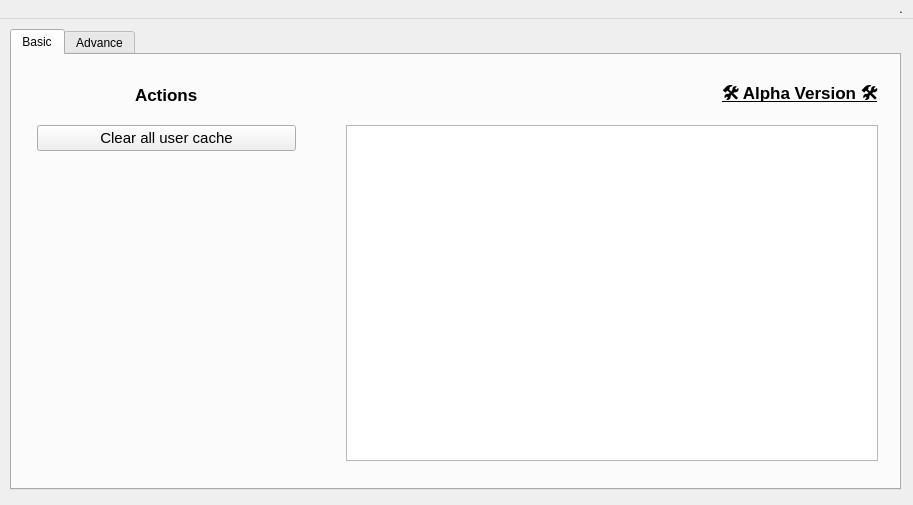
<?xml version="1.0" encoding="UTF-8"?>
<ui version="4.0">
 <class>MainWindow</class>
 <widget class="QMainWindow" name="MainWindow">
  <property name="enabled">
   <bool>true</bool>
  </property>
  <property name="geometry">
   <rect>
    <x>0</x>
    <y>0</y>
    <width>913</width>
    <height>505</height>
   </rect>
  </property>
  <property name="sizePolicy">
   <sizepolicy hsizetype="Fixed" vsizetype="Fixed">
    <horstretch>0</horstretch>
    <verstretch>0</verstretch>
   </sizepolicy>
  </property>
  <property name="minimumSize">
   <size>
    <width>913</width>
    <height>505</height>
   </size>
  </property>
  <property name="maximumSize">
   <size>
    <width>913</width>
    <height>505</height>
   </size>
  </property>
  <property name="windowTitle">
   <string>Qlear</string>
  </property>
  <property name="windowIcon">
   <iconset theme="preferences-other">
    <normaloff>.</normaloff>.</iconset>
  </property>
  <widget class="QWidget" name="centralwidget">
   <property name="styleSheet">
    <string notr="true"/>
   </property>
   <widget class="QTabWidget" name="tabWidget">
    <property name="geometry">
     <rect>
      <x>10</x>
      <y>10</y>
      <width>891</width>
      <height>461</height>
     </rect>
    </property>
    <property name="currentIndex">
     <number>0</number>
    </property>
    <widget class="QWidget" name="basicTab">
     <property name="font">
      <font>
       <stylestrategy>PreferAntialias</stylestrategy>
      </font>
     </property>
     <attribute name="title">
      <string>Basic</string>
     </attribute>
     <widget class="QWidget" name="gridLayoutWidget">
      <property name="geometry">
       <rect>
        <x>10</x>
        <y>10</y>
        <width>871</width>
        <height>411</height>
       </rect>
      </property>
      <layout class="QGridLayout" name="gridLayout" rowstretch="0,0,0,0,0,0,0" columnstretch="0,0,0,0,0">
       <property name="leftMargin">
        <number>15</number>
       </property>
       <property name="topMargin">
        <number>15</number>
       </property>
       <property name="rightMargin">
        <number>15</number>
       </property>
       <property name="bottomMargin">
        <number>15</number>
       </property>
       <property name="spacing">
        <number>15</number>
       </property>
       <item row="1" column="1" alignment="Qt::AlignHCenter|Qt::AlignVCenter">
        <widget class="QLabel" name="actionLbl">
         <property name="sizePolicy">
          <sizepolicy hsizetype="Preferred" vsizetype="Preferred">
           <horstretch>0</horstretch>
           <verstretch>0</verstretch>
          </sizepolicy>
         </property>
         <property name="font">
          <font>
           <family>Ubuntu</family>
           <pointsize>13</pointsize>
           <italic>false</italic>
           <bold>true</bold>
           <underline>false</underline>
           <strikeout>false</strikeout>
           <stylestrategy>PreferAntialias</stylestrategy>
          </font>
         </property>
         <property name="autoFillBackground">
          <bool>false</bool>
         </property>
         <property name="text">
          <string>Actions</string>
         </property>
        </widget>
       </item>
       <item row="1" column="2" rowspan="5">
        <spacer name="horizontalSpacer">
         <property name="orientation">
          <enum>Qt::Horizontal</enum>
         </property>
         <property name="sizeType">
          <enum>QSizePolicy::Fixed</enum>
         </property>
         <property name="sizeHint" stdset="0">
          <size>
           <width>35</width>
           <height>0</height>
          </size>
         </property>
        </spacer>
       </item>
       <item row="6" column="2">
        <spacer name="verticalSpacer">
         <property name="orientation">
          <enum>Qt::Vertical</enum>
         </property>
         <property name="sizeType">
          <enum>QSizePolicy::Fixed</enum>
         </property>
         <property name="sizeHint" stdset="0">
          <size>
           <width>0</width>
           <height>300</height>
          </size>
         </property>
        </spacer>
       </item>
       <item row="2" column="3" rowspan="5" colspan="2">
        <widget class="QTextBrowser" name="logsBox">
         <property name="font">
          <font>
           <family>Ubuntu</family>
           <pointsize>11</pointsize>
           <stylestrategy>PreferAntialias</stylestrategy>
          </font>
         </property>
         <property name="html">
          <string>&lt;!DOCTYPE HTML PUBLIC &quot;-//W3C//DTD HTML 4.0//EN&quot; &quot;http://www.w3.org/TR/REC-html40/strict.dtd&quot;&gt;
&lt;html&gt;&lt;head&gt;&lt;meta name=&quot;qrichtext&quot; content=&quot;1&quot; /&gt;&lt;meta charset=&quot;utf-8&quot; /&gt;&lt;style type=&quot;text/css&quot;&gt;
p, li { white-space: pre-wrap; }
hr { height: 1px; border-width: 0; }
li.unchecked::marker { content: &quot;\2610&quot;; }
li.checked::marker { content: &quot;\2612&quot;; }
&lt;/style&gt;&lt;/head&gt;&lt;body style=&quot; font-family:'Ubuntu'; font-size:11pt; font-weight:400; font-style:normal;&quot;&gt;
&lt;p style=&quot;-qt-paragraph-type:empty; margin-top:0px; margin-bottom:0px; margin-left:0px; margin-right:0px; -qt-block-indent:0; text-indent:0px;&quot;&gt;&lt;br /&gt;&lt;/p&gt;&lt;/body&gt;&lt;/html&gt;</string>
         </property>
        </widget>
       </item>
       <item row="1" column="3" colspan="2" alignment="Qt::AlignRight">
        <widget class="QLabel" name="logLbl_2">
         <property name="sizePolicy">
          <sizepolicy hsizetype="Preferred" vsizetype="Preferred">
           <horstretch>0</horstretch>
           <verstretch>0</verstretch>
          </sizepolicy>
         </property>
         <property name="font">
          <font>
           <family>Ubuntu</family>
           <pointsize>13</pointsize>
           <italic>false</italic>
           <bold>true</bold>
           <underline>true</underline>
           <strikeout>false</strikeout>
           <stylestrategy>PreferAntialias</stylestrategy>
          </font>
         </property>
         <property name="autoFillBackground">
          <bool>false</bool>
         </property>
         <property name="text">
          <string>🛠️ Alpha Version 🛠️</string>
         </property>
        </widget>
       </item>
       <item row="2" column="1" rowspan="5" alignment="Qt::AlignTop">
        <widget class="QPushButton" name="homeCacheBtn">
         <property name="sizePolicy">
          <sizepolicy hsizetype="Minimum" vsizetype="Fixed">
           <horstretch>0</horstretch>
           <verstretch>0</verstretch>
          </sizepolicy>
         </property>
         <property name="font">
          <font>
           <family>Ubuntu</family>
           <pointsize>11</pointsize>
           <stylestrategy>PreferAntialias</stylestrategy>
          </font>
         </property>
         <property name="cursor">
          <cursorShape>PointingHandCursor</cursorShape>
         </property>
         <property name="whatsThis">
          <string>&lt;html&gt;&lt;head/&gt;&lt;body&gt;&lt;p&gt;&lt;br/&gt;&lt;/p&gt;&lt;/body&gt;&lt;/html&gt;</string>
         </property>
         <property name="autoFillBackground">
          <bool>false</bool>
         </property>
         <property name="styleSheet">
          <string notr="true"/>
         </property>
         <property name="text">
          <string>Clear all user cache</string>
         </property>
         <property name="icon">
          <iconset theme="user-trash">
           <normaloff>.</normaloff>.</iconset>
         </property>
         <property name="iconSize">
          <size>
           <width>32</width>
           <height>32</height>
          </size>
         </property>
         <property name="autoDefault">
          <bool>false</bool>
         </property>
        </widget>
       </item>
      </layout>
     </widget>
    </widget>
    <widget class="QWidget" name="advanceTab">
     <attribute name="title">
      <string>Advance</string>
     </attribute>
    </widget>
   </widget>
  </widget>
  <widget class="QMenuBar" name="menuBar">
   <property name="geometry">
    <rect>
     <x>0</x>
     <y>0</y>
     <width>913</width>
     <height>21</height>
    </rect>
   </property>
   <property name="sizePolicy">
    <sizepolicy hsizetype="Expanding" vsizetype="Expanding">
     <horstretch>0</horstretch>
     <verstretch>0</verstretch>
    </sizepolicy>
   </property>
   <property name="font">
    <font>
     <family>Ubuntu</family>
     <stylestrategy>PreferAntialias</stylestrategy>
    </font>
   </property>
   <property name="cursor">
    <cursorShape>ArrowCursor</cursorShape>
   </property>
   <property name="layoutDirection">
    <enum>Qt::RightToLeft</enum>
   </property>
   <property name="autoFillBackground">
    <bool>false</bool>
   </property>
   <property name="nativeMenuBar">
    <bool>true</bool>
   </property>
   <widget class="QMenu" name="menu">
    <property name="cursor">
     <cursorShape>ArrowCursor</cursorShape>
    </property>
    <property name="title">
     <string>.</string>
    </property>
    <property name="icon">
     <iconset theme="preferences-other">
      <normaloff>.</normaloff>.</iconset>
    </property>
    <addaction name="actionAbout"/>
   </widget>
   <addaction name="menu"/>
  </widget>
  <action name="actionAbout">
   <property name="icon">
    <iconset theme="help-about">
     <normaloff>.</normaloff>.</iconset>
   </property>
   <property name="text">
    <string>About</string>
   </property>
   <property name="font">
    <font>
     <family>Ubuntu</family>
    </font>
   </property>
  </action>
 </widget>
 <resources/>
 <connections/>
</ui>
